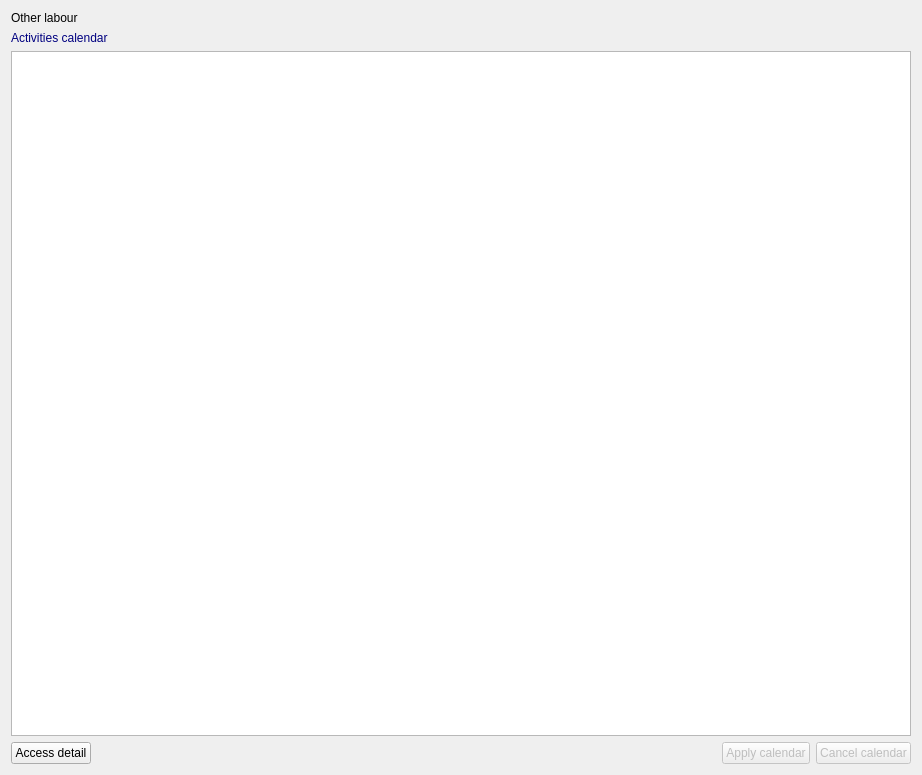
<?xml version="1.0" encoding="UTF-8"?>
<ui version="4.0">
 <class>ohtlabour</class>
 <widget class="QWidget" name="ohtlabour">
  <property name="geometry">
   <rect>
    <x>0</x>
    <y>0</y>
    <width>922</width>
    <height>775</height>
   </rect>
  </property>
  <property name="toolTip">
   <string/>
  </property>
  <layout class="QVBoxLayout" name="verticalLayout_4">
   <item>
    <widget class="QLabel" name="Label16">
     <property name="enabled">
      <bool>true</bool>
     </property>
     <property name="palette">
      <palette>
       <active>
        <colorrole role="WindowText">
         <brush brushstyle="SolidPattern">
          <color alpha="255">
           <red>0</red>
           <green>0</green>
           <blue>0</blue>
          </color>
         </brush>
        </colorrole>
       </active>
       <inactive>
        <colorrole role="WindowText">
         <brush brushstyle="SolidPattern">
          <color alpha="255">
           <red>0</red>
           <green>0</green>
           <blue>0</blue>
          </color>
         </brush>
        </colorrole>
       </inactive>
       <disabled>
        <colorrole role="WindowText">
         <brush brushstyle="SolidPattern">
          <color alpha="255">
           <red>0</red>
           <green>0</green>
           <blue>0</blue>
          </color>
         </brush>
        </colorrole>
       </disabled>
      </palette>
     </property>
     <property name="toolTip">
      <string/>
     </property>
     <property name="text">
      <string>Other labour</string>
     </property>
    </widget>
   </item>
   <item>
    <layout class="QVBoxLayout" name="verticalLayout_2">
     <item>
      <widget class="QLabel" name="Label2">
       <property name="enabled">
        <bool>true</bool>
       </property>
       <property name="palette">
        <palette>
         <active>
          <colorrole role="WindowText">
           <brush brushstyle="SolidPattern">
            <color alpha="255">
             <red>0</red>
             <green>0</green>
             <blue>128</blue>
            </color>
           </brush>
          </colorrole>
         </active>
         <inactive>
          <colorrole role="WindowText">
           <brush brushstyle="SolidPattern">
            <color alpha="255">
             <red>0</red>
             <green>0</green>
             <blue>128</blue>
            </color>
           </brush>
          </colorrole>
         </inactive>
         <disabled>
          <colorrole role="WindowText">
           <brush brushstyle="SolidPattern">
            <color alpha="255">
             <red>0</red>
             <green>0</green>
             <blue>128</blue>
            </color>
           </brush>
          </colorrole>
         </disabled>
        </palette>
       </property>
       <property name="toolTip">
        <string/>
       </property>
       <property name="text">
        <string>Activities calendar</string>
       </property>
      </widget>
     </item>
     <item>
      <widget class="QTableView" name="AdvListView4">
       <property name="enabled">
        <bool>true</bool>
       </property>
       <property name="toolTip">
        <string>Right click to set additional information </string>
       </property>
      </widget>
     </item>
    </layout>
   </item>
   <item>
    <layout class="QHBoxLayout" name="horizontalLayout">
     <item>
      <widget class="QPushButton" name="cmddetails">
       <property name="text">
        <string>Access detail</string>
       </property>
      </widget>
     </item>
     <item>
      <spacer name="horizontalSpacer">
       <property name="orientation">
        <enum>Qt::Horizontal</enum>
       </property>
       <property name="sizeHint" stdset="0">
        <size>
         <width>40</width>
         <height>20</height>
        </size>
       </property>
      </spacer>
     </item>
     <item>
      <widget class="QPushButton" name="BitBtn5">
       <property name="enabled">
        <bool>false</bool>
       </property>
       <property name="toolTip">
        <string>Apply to set additional info</string>
       </property>
       <property name="text">
        <string>Apply calendar</string>
       </property>
       <property name="icon">
        <iconset resource="../images.qrc">
         <normaloff>:/images/apply.png</normaloff>:/images/apply.png</iconset>
       </property>
       <property name="flat">
        <bool>false</bool>
       </property>
      </widget>
     </item>
     <item>
      <widget class="QPushButton" name="BitBtn1">
       <property name="enabled">
        <bool>false</bool>
       </property>
       <property name="toolTip">
        <string/>
       </property>
       <property name="text">
        <string>Cancel calendar</string>
       </property>
       <property name="icon">
        <iconset resource="../images.qrc">
         <normaloff>:/images/cancel.png</normaloff>:/images/cancel.png</iconset>
       </property>
       <property name="flat">
        <bool>false</bool>
       </property>
      </widget>
     </item>
    </layout>
   </item>
  </layout>
 </widget>
 <resources>
  <include location="../images.qrc"/>
 </resources>
 <connections/>
</ui>
